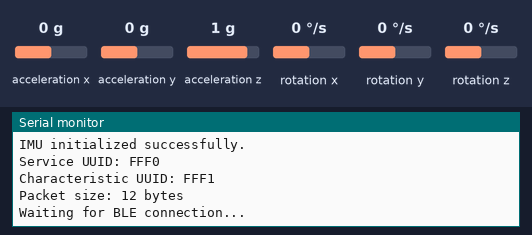
The program below on a simulated Seeed XIAO (SAMD21). Shown: the last lines printed to the serial monitor. The inputs (shaded band) are chosen by the test bench; at power-on: acceleration x 0 g, acceleration y 0 g, acceleration z 1 g, rotation x 0 °/s, rotation y 0 °/s, rotation z 0 °/s. A phone connects over Bluetooth LE 3 s after start.

Above: at 1.7 s.
1.8 s: acceleration x set to -1.4 g
At 2.6 s:
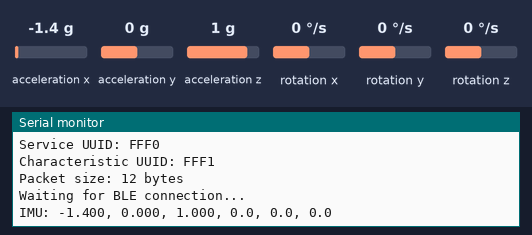
4.8 s: acceleration y set to -1.4 g
At 6.2 s:
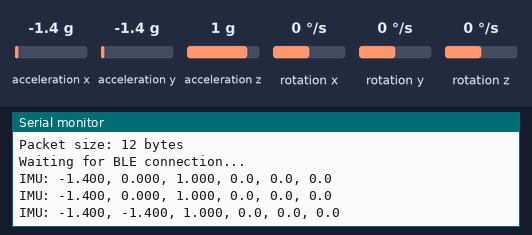
6.3 s: acceleration z set to -1.4 g
7.8 s: rotation x set to -192 °/s
At 8.8 s:
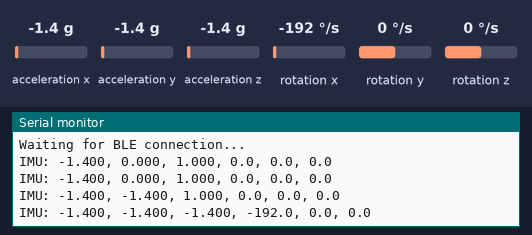
9.3 s: rotation y set to -192 °/s
At 10.4 s:
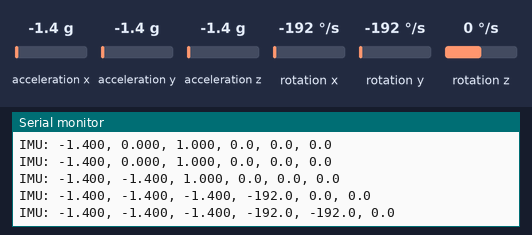

Measured:
- after the input at 1.8 s, the serial monitor: prints a new line after 0.21 s (image 1)
- after the input at 4.8 s, the serial monitor: prints a new line after 1.2 s (image 2)
- after the input at 7.8 s, the serial monitor: prints a new line after 0.22 s (image 3)
- after the input at 9.3 s, the serial monitor: prints a new line after 0.72 s (image 4)

The program:

main.cpp
```cpp
#include <Arduino.h>
#include <bluefruit.h>
#include <Wire.h>
#include "LSM6DS3.h"

// TO CHANGE THE BOARD, REFERENCE LINES 42 AND 43

LSM6DS3 myIMU(I2C_MODE, 0x6A);

// send data every 20 ms
const unsigned long SAMPLE_INTERVAL_MS = 20;
unsigned long lastSampleTime = 0;

// Custom BLE service and characteristic UUIDs
BLEService imuService(0xFFF0);
BLECharacteristic imuCharacteristic(0xFFF1);

// packet contains six int16 values (12 bytes)
const uint16_t PACKET_SIZE = 12;

void setup()
{
    Serial.begin(115200);
    delay(500);
    // Initialize the IMU
    Serial.println("Initializing IMU");
    if (myIMU.begin() != 0) {
        Serial.println("IMU initialization failed");
        while (true) {
            delay(1000);
        }
    }

    Serial.println("IMU initialized successfully.");
    // START BLUETOOTH
    Bluefruit.begin();
    Bluefruit.setTxPower(4);

    // Uncomment XIAO_LEFT or XIAO_RIGHT, connect that XIAO to your computer, then upload the code
    // repeat for 2nd hand
    // Bluefruit.setName("XIAO_LEFT");
    Bluefruit.setName("XIAO_RIGHT");

    // start the service before starting its characteristic
    imuService.begin();

    // configure the characteristic
    imuCharacteristic.setProperties(CHR_PROPS_READ | CHR_PROPS_NOTIFY);
    imuCharacteristic.setPermission(SECMODE_OPEN, SECMODE_NO_ACCESS);
    imuCharacteristic.setFixedLen(PACKET_SIZE);
    imuCharacteristic.begin();

    // initialize the characteristic with a 12-byte value
    uint8_t initialPacket[PACKET_SIZE] = {0};
    imuCharacteristic.write(initialPacket, PACKET_SIZE);

    // configure BLE advertising
    Bluefruit.Advertising.addFlags(BLE_GAP_ADV_FLAGS_LE_ONLY_GENERAL_DISC_MODE);

    Bluefruit.Advertising.addTxPower();
    Bluefruit.Advertising.addService(imuService);
    Bluefruit.Advertising.addName();

    // resume advertising after disconnect
    Bluefruit.Advertising.restartOnDisconnect(true);

    // advertising interval: 20 ms to 152.5 ms
    Bluefruit.Advertising.setInterval(32, 244);
    Bluefruit.Advertising.start(0);

    Serial.println("Service UUID: FFF0");
    Serial.println("Characteristic UUID: FFF1");
    Serial.println("Packet size: 12 bytes");
    Serial.println("Waiting for BLE connection...");
}

void loop()
{
    unsigned long currentTime = millis();
    if (currentTime - lastSampleTime < SAMPLE_INTERVAL_MS) {
        return;
    }

    lastSampleTime = currentTime;

    // read accelerometer values
    float ax = myIMU.readFloatAccelX();
    float ay = myIMU.readFloatAccelY();
    float az = myIMU.readFloatAccelZ();

    // read gyroscope values
    float gx = myIMU.readFloatGyroX();
    float gy = myIMU.readFloatGyroY();
    float gz = myIMU.readFloatGyroZ();

    // convert readings to compact signed 16-bit integers
    // acceleration precision of 0.001
    // gyroscope precision of 0.1
    int16_t values[6] =
    {
        (int16_t)(ax * 1000.0f),
        (int16_t)(ay * 1000.0f),
        (int16_t)(az * 1000.0f),
        (int16_t)(gx * 10.0f),
        (int16_t)(gy * 10.0f),
        (int16_t)(gz * 10.0f)
    };

    // send one 12-byte BLE notification
    imuCharacteristic.notify((uint8_t*)values, sizeof(values));

    // print status message over USB serial
    static unsigned long lastStatusTime = 0;
    if (currentTime - lastStatusTime >= 2000) {
        lastStatusTime = currentTime;
        Serial.print("IMU: ");
        Serial.print(ax, 3);
        Serial.print(", ");
        Serial.print(ay, 3);
        Serial.print(", ");
        Serial.print(az, 3);
        Serial.print(", ");
        Serial.print(gx, 1);
        Serial.print(", ");
        Serial.print(gy, 1);
        Serial.print(", ");
        Serial.print(gz, 1);
        Serial.print("\n");
    }
}
```
